Frame 1 (no input): blank canvas, image omitted
Frame 60 (no input): blank canvas, image omitted
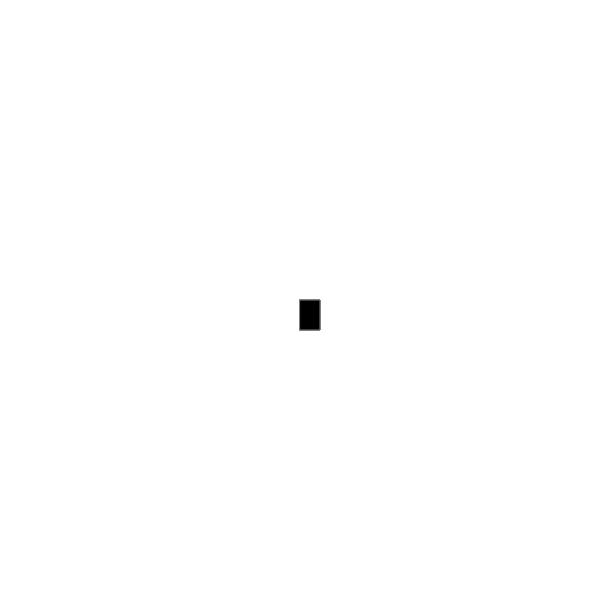
Frame 120 (the mouse pressed at the canvas centre since frame 60)

The p5.js sketch whose frames 1 and 60 were blank and that drew this single picture after the mouse press (run headless with seeded random() and noise() and a simulated clock; from frame 60 on, the mouse is pressed at the canvas centre):

// p5.js sketch
// ── sketch.js
function setup() {
    createCanvas(600, 600);
    background("white");
  }
  
  function draw() {
  
    stroke("grey");
    fill("black");
  
    // console.log(mouseIsPressed)
    
    if (mouseIsPressed) {
      rect(mouseX, mouseY, 20,30);
    }
  }
